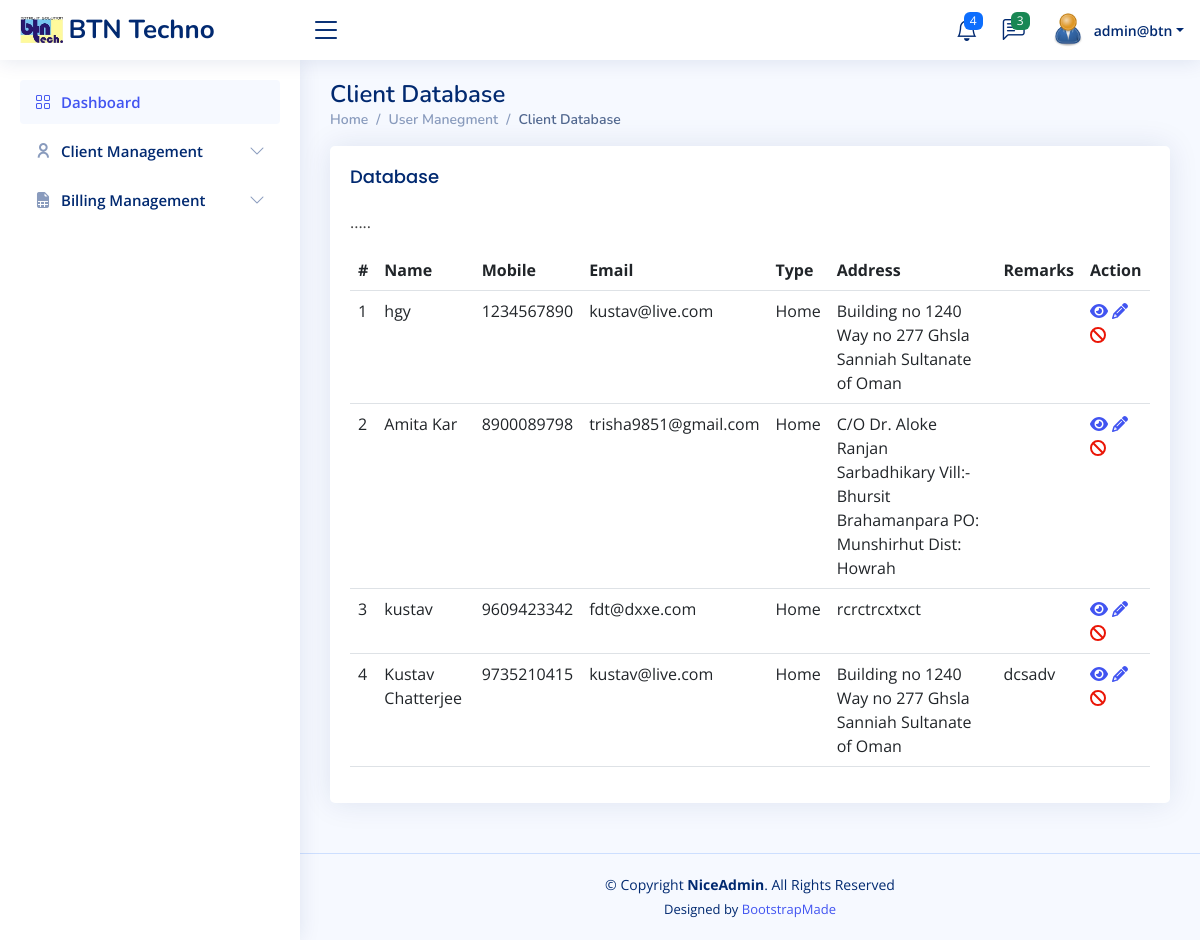
/userlist.php (signed in), run on the app's committed database.
### tables this page shows
CREATE TABLE `clientmain` (
  `id` int NOT NULL AUTO_INCREMENT,
  `name` varchar(30) NOT NULL,
  `mob` varchar(10) DEFAULT NULL,
  `email` varchar(30) DEFAULT NULL,
  `type` varchar(10) DEFAULT NULL,
  `address` varchar(100) DEFAULT NULL,
  `remarks` varchar(100) DEFAULT NULL,
  PRIMARY KEY (`id`)
);

### userlist.php (the view, shortened to what this page needs)
<!DOCTYPE html>
<html lang="en">
<head>
    <?php
require_once("navbar.php");
require_once("config.php");
$sql = "SELECT * FROM clientmain";
?>
</head>
<body>
<main id="main" class="main">
<div class="pagetitle">
  <h1>Client Database</h1>
  <nav>
    <ol class="breadcrumb">
    <li class="breadcrumb-item"><a href="index.php">Home</a></li>
          <li class="breadcrumb-item">User Manegment</li>
          <li class="breadcrumb-item active">Client Database</li>
    </ol>
  </nav>
</div>
<section class="section">
  <div class="row">
    <div class="col-lg-12">
      <div class="card">
        <div class="card-body">
          <h5 class="card-title">Database</h5>
          <p> ..... </p>
          <table class="table datatable">
            <thead>
              <tr>
                <th scope="col">#</th>
                <th scope="col">Name</th>
                <th scope="col">Mobile</th>
                <th scope="col">Email</th>
                <th scope="col">Type</th>
                <th scope="col">Address</th>
                <th scope="col">Remarks</th>
                <th scope="col">Action</th>
              </tr>
            </thead>
            <tbody>
        <?php
             if($result = mysqli_query($link, $sql)){
                if(mysqli_num_rows($result) > 0){
                   while($row = mysqli_fetch_array($result)){
                echo "<tr>";
                echo "<td>" . $row['id'] . "</td>";
                echo "<td>" . $row['name'] . "</td>";
                echo "<td>" . $row['mob'] . "</td>";
                echo "<td>" . $row['email'] . "</td>";
                echo "<td>" . $row['type'] . "</td>";
                echo "<td>" . $row['address'] . "</td>";
                echo "<td>" . $row['remarks'] . "</td>";
                echo "<td>";
                    echo '<a href="read.php?id='. $row['id'] .'" class="mr-3" title="View Record" data-toggle="tooltip"><span class="fa fa-eye fa-beat"></span></a>';
                    echo '&nbsp<a href="update_cas.php?uid='. $row['id'] .'" class="mr-3" title="Update Record" data-toggle="tooltip"><span class="fa fa-pencil fa-beat"></span></a>';
                    echo '&nbsp<a href="ajax.php?DND=Yes&id='. $row['id'] .' " title="Start DND" data-toggle="tooltip"><span class="fa fa-ban fa-beat" style="color: #ea1506;"></span></a>';
                echo "</td>";
            echo "</tr>";
        }
    }
 }
        ?>
         </tbody>
          </table>
        </div>
      </div>
    </div>
  </div>
</section>
</main>
<footer id="footer" class="footer">
<div class="copyright">
  &copy; Copyright <strong><span>NiceAdmin</span></strong>. All Rights Reserved
</div>
<div class="credits">
  Designed by <a href="https://bootstrapmade.com/">BootstrapMade</a>
</div>
</footer>
</body>
</html>

### assets/css/style.css (style rules this page uses)
:root { scroll-behavior: smooth; }
body { font-family: "Open Sans", sans-serif; background: #f6f9ff; color: #444444; }
a { color: #4154f1; text-decoration: none; }
h1, h2, h3, h4, h5, h6 { font-family: "Nunito", sans-serif; }
#main { margin-top: 60px; padding: 20px 30px; transition: all 0.3s; }
.pagetitle { margin-bottom: 10px; }
.pagetitle h1 { font-size: 24px; margin-bottom: 0; font-weight: 600; color: #012970; }
.card { margin-bottom: 30px; border: none; border-radius: 5px; box-shadow: 0px 0 30px rgba(1, 41, 112, 0.1); }
.card-title { padding: 20px 0 15px 0; font-size: 18px; font-weight: 500; color: #012970; font-family: "Poppins", sans-serif; }
.card-body { padding: 0 20px 20px 20px; }
.breadcrumb { font-size: 14px; font-family: "Nunito", sans-serif; color: #899bbd; font-weight: 600; }
.breadcrumb a { color: #899bbd; transition: 0.3s; }
.breadcrumb .breadcrumb-item::before { color: #899bbd; }
.breadcrumb .active { color: #51678f; font-weight: 600; }
@media (min-width: 1200px) { #main, #footer { margin-left: 300px; } }
.footer { padding: 20px 0; font-size: 14px; transition: all 0.3s; border-top: 1px solid #cddfff; }
.footer .copyright { text-align: center; color: #012970; }
.footer .credits { padding-top: 5px; text-align: center; font-size: 13px; color: #012970; }

### data on the page
clientmain: id "1", name "hgy", mob "1234567890", email "kustav@live.com", type "Home", address "Building no 1240 Way no 277 Ghsla Sanniah Sultanate of Oman"
clientmain: id "2", name "Amita Kar", mob "8900089798", email "trisha9851@gmail.com", type "Home", address "C/O Dr. Aloke Ranjan Sarbadhikary Vill:- Bhursit Brahamanpara PO: Munshirhut Dist: Howrah"
clientmain: id "3", name "kustav", mob "9609423342", email "fdt@dxxe.com", type "Home", address "rcrctrcxtxct"
clientmain: id "4", name "Kustav Chatterjee", mob "9735210415", email "kustav@live.com", type "Home", address "Building no 1240 Way no 277 Ghsla Sanniah Sultanate of Oman", remarks "dcsadv"

### other printed values
$_SESSION["username"] "admin@btn"
